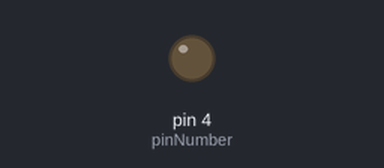
Bench run of a sketch on a simulated Arduino Uno, built with avr-gcc and run on an emulated ATmega328P. Parts: output pins drawn as LEDs (lit = HIGH).

Above: at 0.6 s.
At 2.3 s:
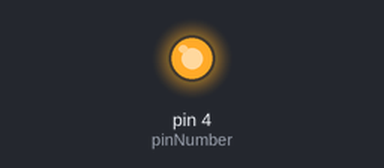
Timing chart, 0 to 3.0 s (numbered marks = the images above):
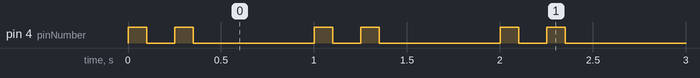

Measured:
- by itself, pin 4 (pinNumber): repeats every 1.0 s: LOW 0.15 s, HIGH 0.10 s, LOW 0.65 s, HIGH 0.10 s
- by itself, everything shown: repeats every 1.0 s, in 4 steps

The sketch:

1.2_LED_blinking_on_your_own.ino
```cpp
/**
 **************************************************
 *
 * @file        1.2_LED_blinking_on_your_own.ino
 * @brief       Variation of the 1.2 LED blinking example that makes the LED beat like a heart: two quick flashes
 *              close together, then a long rest, repeating once a second.
 *              For details, connection diagram and more, check out the example documentation at: <link placeholder>
 * @author      Borna Zelenika @ soldered.com
 ***************************************************
 */

/*
This is a variable to which we pass the number of pin that we had connected the LED to.
The NULA board has a pin naming logic as follows: IO4, where 4 is the number that we give to the variable.
If you wish to use a different pin, make sure you are using a IO__ marked pin.

Remember that the LED needs a 330 Ohm resistor in series with it. That resistor limits how much current flows, and
without it the LED draws more than either it or the pin is built for, so both can be damaged.
*/
int pinNumber = 4;

/*
This is a variable that defines the blinking time, in milliseconds.
Feel free to experiment with this value.
*/
int delayMS = 1000;

void setup() {

  /*
  pinMode() is a function that configures the specified pin to behave either as an input or in this case as an output.
  This simply means that the pin "reads" the available data when in input mode, and "writes" data when in output mode.
  As our pin needs to turn on the LED, we will put the pin in OUTPUT mode.
  */
  pinMode(pinNumber, OUTPUT);
}

void loop() {

  /*
  digitalWrite() is a function that gives us the ability to change the value that our pin (previously set as OUTPUT pin)
  writes. As the name of the function tells us, we can only switch between digital values, high and low. Those values
  are represented by different voltage levels. On the NULA board, high is 3.3V while low is 0V. We will start with putting the pin in HIGH
  mode, giving the LED 3.3V and lighting it up.
  */
  digitalWrite(pinNumber, HIGH);

  /*
  delay() is a function that starts a pause in the code. Duration of the pause is defined with the ms parameter.
  In this case, we want to wait for a bit after we turned on the LED.
  */
  delay(100);

  //We put the pin in LOW mode, turning the LED off.
  digitalWrite(pinNumber, LOW);

  //Leave the LED turned off for a bit.
  delay(150);

  // Second beat: another short flash, straight after the first.
  digitalWrite(pinNumber, HIGH);
  delay(100);
  digitalWrite(pinNumber, LOW);

  // The long rest before the next heartbeat. 100 + 150 + 100 + 650 = 1000 ms, so it beats once a second.
  delay(650);
}
```
